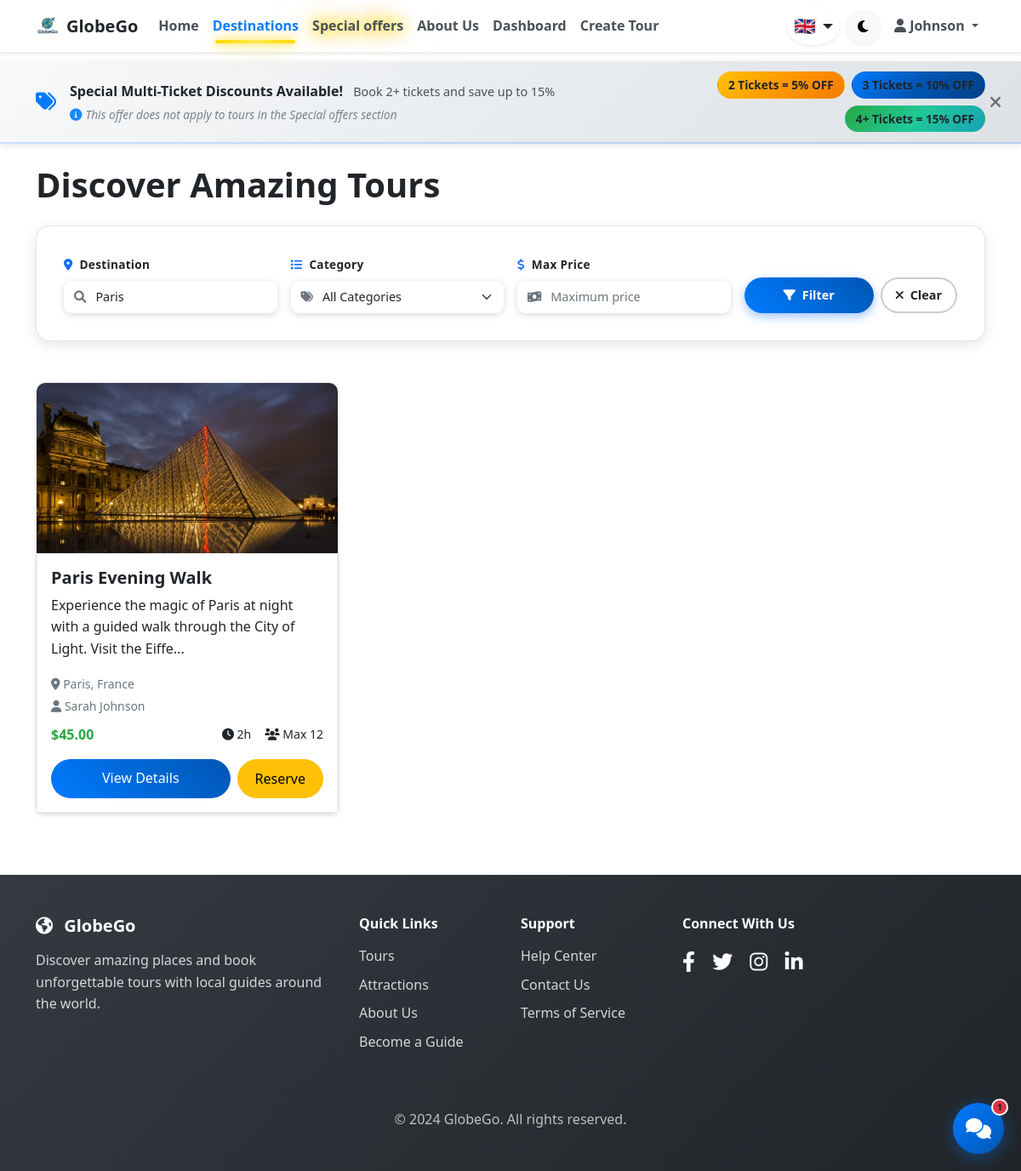
The page /tours.php?location=Paris (signed in) on the database its author committed.
### tables this page shows
CREATE TABLE tours (
    id INT AUTO_INCREMENT PRIMARY KEY,
    guide_id INT NOT NULL,
    attraction_id INT,
    title VARCHAR(255) NOT NULL,
    description TEXT NOT NULL,
    price DECIMAL(10,2) NOT NULL,
    duration_hours INT NOT NULL,
    max_participants INT NOT NULL,
    meeting_point VARCHAR(255) NOT NULL,
    category VARCHAR(100),
    image_url VARCHAR(255),
    status ENUM('active', 'inactive', 'cancelled') DEFAULT 'active',
    created_at TIMESTAMP DEFAULT CURRENT_TIMESTAMP,
    updated_at TIMESTAMP DEFAULT CURRENT_TIMESTAMP ON UPDATE CURRENT_TIMESTAMP,
    FOREIGN KEY (guide_id) REFERENCES users(id) ON DELETE CASCADE,
    FOREIGN KEY (attraction_id) REFERENCES attractions(id) ON DELETE SET NULL,
    INDEX idx_guide_id (guide_id),
    INDEX idx_attraction_id (attraction_id),
    INDEX idx_status (status),
    INDEX idx_category (category)
);

CREATE TABLE users (
    id INT AUTO_INCREMENT PRIMARY KEY,
    email VARCHAR(255) UNIQUE NOT NULL,
    password VARCHAR(255) NOT NULL,
    first_name VARCHAR(100) NOT NULL,
    last_name VARCHAR(100) NOT NULL,
    role ENUM('tourist', 'guide', 'admin') NOT NULL DEFAULT 'tourist',
    phone VARCHAR(20),
    profile_image VARCHAR(255),
    bio TEXT,
    languages VARCHAR(255),
    verified BOOLEAN DEFAULT FALSE,
    status ENUM('active', 'suspended', 'pending') DEFAULT 'active',
    created_at TIMESTAMP DEFAULT CURRENT_TIMESTAMP,
    updated_at TIMESTAMP DEFAULT CURRENT_TIMESTAMP ON UPDATE CURRENT_TIMESTAMP,
    INDEX idx_email (email),
    INDEX idx_role (role),
    INDEX idx_status (status)
);

### controllers/BaseController.php (called while the page is built, shortened)
<?php
require_once __DIR__ . '/../config/config.php';
class BaseController
{
    public function __construct(PDO $db)
    {
        $this->db = $db;
    }
    protected function render(string $view, array $data = [], ?string $pageTitle = null): void
    {
        include __DIR__ . '/../includes/header.php';
        include __DIR__ . '/../views/' . $view . '.php';
        include __DIR__ . '/../includes/footer.php';
    }
}

### controllers/TourController.php (called while the page is built, shortened)
<?php
require_once __DIR__ . '/BaseController.php';
require_once __DIR__ . '/../classes/Tour.php';
class TourController extends BaseController
{
    public function index(): void
    {
        $tour = new Tour($this->db);
        $filters = [];
        if (!empty($_GET['location'])) {
            $filters['location'] = sanitize($_GET['location']);
        }
        $tours = $tour->getTours($filters);
        $this->render('tours/index', [
            'tours' => $tours,
            'filters' => $filters,
        ], 'Tours');
    }
}

### tours.php (called while the page is built)
<?php
require_once __DIR__ . '/config/config.php';
require_once __DIR__ . '/controllers/TourController.php';
$database = new Database();
$db = $database->getConnection();
$controller = new TourController($db);
$controller->index();

### config/config.php (called while the page is built, shortened)
<?php
function isLoggedIn() {
    return isset($_SESSION['user_id']);
}
function getUserRole() {
    return $_SESSION['user_role'] ?? null;
}
function isAdmin() {
    return getUserRole() === 'admin';
}
function isTourist() {
    return getUserRole() === 'tourist';
}
function sanitize($data) {
    return htmlspecialchars(strip_tags(trim($data)));
}
function formatPrice($price) {
    return '$' . number_format($price, 2);
}
?>

### classes/Tour.php (called while the page is built, shortened)
<?php
require_once __DIR__ . '/../config/config.php';
class Tour {
    private $conn;
    private $table_name = "tours";
    public function __construct($db) {
        $this->conn = $db;
    }
    public function getTours($filters = []) {
        $query = "SELECT t.*, u.first_name, u.last_name, u.profile_image, a.name as attraction_name,
                  COALESCE(a.location, t.meeting_point, 'Location not specified') as location
                  FROM " . $this->table_name . " t
                  LEFT JOIN users u ON t.guide_id = u.id
                  LEFT JOIN attractions a ON t.attraction_id = a.id
                  WHERE t.status = 'active'";
        $params = [];
        if (!empty($filters['location'])) {
            $query .= " AND (
                        COALESCE(LOWER(a.location), '') LIKE LOWER(:location)
                        OR LOWER(t.title) LIKE LOWER(:location)
                        OR LOWER(t.description) LIKE LOWER(:location)
                        OR LOWER(t.meeting_point) LIKE LOWER(:location)
                       )";
            $params[':location'] = '%' . trim($filters['location']) . '%';
        }
        $query .= " ORDER BY t.created_at DESC";
        $stmt = $this->conn->prepare($query);
        foreach ($params as $key => $value) {
            $stmt->bindValue($key, $value);
        }
        $stmt->execute();
        return $stmt->fetchAll(PDO::FETCH_ASSOC);
    }
}
?>

### views/tours/index.php (the view, shortened to what this page needs)
<div class="container mt-4">
    <div class="row">
        <div class="col-12">
            <h1 class="mb-4">Discover Amazing Tours</h1>
        </div>
    </div>
    <div class="row mb-5">
        <div class="col-12">
            <div class="filter-container">
                <form method="GET" action="" class="tour-filter-form">
                    <div class="row g-3 align-items-end">
                        <div class="col-md-3">
                            <label for="location" class="form-label fw-semibold mb-2">
                                <i class="fas fa-map-marker-alt me-2 text-primary"></i>Destination
                            </label>
                            <div class="input-group">
                                <span class="input-group-text bg-white border-end-0">
                                    <i class="fas fa-search text-muted"></i>
                                </span>
                                <input type="text" class="form-control border-start-0 ps-0" id="location" name="location"
                                       value="<?php echo $_GET['location'] ?? ''; ?>" placeholder="Where do you want to go?">
                            </div>
                        </div>
                        <div class="col-md-3">
                            <label for="category" class="form-label fw-semibold mb-2">
                                <i class="fas fa-list me-2 text-primary"></i>Category
                            </label>
                            <div class="input-group">
                                <span class="input-group-text bg-white border-end-0">
                                    <i class="fas fa-tags text-muted"></i>
                                </span>
                                <select class="form-select border-start-0 ps-0" id="category" name="category">
                                    <option value="">All Categories</option>
                                </select>
                            </div>
                        </div>
                        <div class="col-md-3">
                            <label for="max_price" class="form-label fw-semibold mb-2">
                                <i class="fas fa-dollar-sign me-2 text-primary"></i>Max Price
                            </label>
                            <div class="input-group">
                                <span class="input-group-text bg-white border-end-0">
                                    <i class="fas fa-money-bill-wave text-muted"></i>
                                </span>
                                <input type="number" class="form-control border-start-0 ps-0" id="max_price" name="max_price"
                                       value="<?php echo $_GET['max_price'] ?? ''; ?>" placeholder="Maximum price">
                            </div>
                        </div>
                        <div class="col-md-3">
                            <div class="d-flex gap-2">
                                <button type="submit" class="btn btn-primary flex-fill">
                                    <i class="fas fa-filter me-2"></i>Filter
                                </button>
                                <a href="tours.php" class="btn btn-outline-light">
                                    <i class="fas fa-times me-2"></i>Clear
                                </a>
                            </div>
                        </div>
                    </div>
                </form>
            </div>
        </div>
    </div>
    <div class="row">
        <?php if (empty($tours)): ?>
            <div class="col-12">
                <div class="alert alert-info text-center">
                    <h4>No tours found</h4>
                    <p>Try adjusting your filters or <a href="guide/create-tour.php">become a guide</a> to create the first tour!</p>
                </div>
            </div>
        <?php else: ?>
            <?php
            $tour_count = 0;
            foreach ($tours as $tour_item):
                $tour_count++;
                $is_hidden = $tour_count > 6 ? 'tour-item-hidden' : '';
            ?>
            <div class="col-lg-4 col-md-6 mb-4 tour-item <?php echo $is_hidden; ?>" data-tour-index="<?php echo $tour_count; ?>">
                <div class="card h-100 shadow-sm">
                    <?php
                    $tour_image_url = $tour_item['image_url'] ?: 'assets/images/default-tour.jpg';
                    if (!filter_var($tour_image_url, FILTER_VALIDATE_URL) && !empty($tour_image_url)) {
                        if (substr($tour_image_url, 0, 1) === '/') {
                            $tour_image_url = SITE_URL . $tour_image_url;
                        } else {
                            $tour_image_url = SITE_URL . '/' . ltrim($tour_image_url, '/');
                        }
                    }
                    ?>
                    <img src="<?php echo htmlspecialchars($tour_image_url); ?>"
                         class="card-img-top" alt="<?php echo htmlspecialchars($tour_item['title']); ?>" style="height: 200px; object-fit: cover;"
                         onerror="this.onerror=null; this.src='<?php echo SITE_URL; ?>/assets/images/default-tour.jpg';">
                    <div class="card-body d-flex flex-column">
                        <h5 class="card-title"><?php echo $tour_item['title']; ?></h5>
                        <p class="card-text flex-grow-1"><?php echo substr($tour_item['description'], 0, 100) . '...'; ?></p>
                        <div class="mb-2">
                            <small class="text-muted">
                                <i class="fas fa-map-marker-alt"></i> <?php echo !empty($tour_item['location']) ? htmlspecialchars($tour_item['location']) : 'Location not specified'; ?><br>
                                <i class="fas fa-user"></i> <?php echo $tour_item['first_name'] . ' ' . $tour_item['last_name']; ?>
                            </small>
                        </div>
                        <div class="d-flex justify-content-between align-items-center mb-3">
                            <span class="text-price fw-bold"><?php echo formatPrice($tour_item['price']); ?></span>
                            <small class="text-muted d-flex align-items-center gap-3">
                                <span><i class="fas fa-clock"></i> <?php echo $tour_item['duration_hours']; ?>h</span>
                                <span><i class="fas fa-users"></i> Max <?php echo $tour_item['max_participants']; ?></span>
                            </small>
                        </div>
                        <div class="d-flex gap-2">
                            <a href="tour-details.php?id=<?php echo $tour_item['id']; ?>" class="btn btn-primary flex-grow-1">View Details</a>
                            <?php if (!isAdmin()): ?>
                                <?php if (isLoggedIn() && isTourist()): ?>
                                    <a href="reserve-tour.php?id=<?php echo $tour_item['id']; ?>" class="btn btn-warning">Reserve</a>
                                <?php else: ?>
                                    <a href="auth/login.php?redirect=reserve-tour.php?id=<?php echo $tour_item['id']; ?>" class="btn btn-warning">Reserve</a>
                                <?php endif; ?>
                            <?php endif; ?>
                        </div>
                    </div>
                </div>
            </div>
            <?php endforeach; ?>
        <?php endif; ?>
    </div>
</div>

### assets/css/style.css (style rules this page uses)
:root { --primary-color: #007bff; --secondary-color: #6c757d; --success-color: #28a745; --danger-color: #dc3545; --warning-color: #ffc107; --info-color: #17a2b8; --light-color: #f8f9fa; --dark-color: #343a40; --text-color: #212529; --muted-text-color: #6c757d; }
body { font-family: 'Segoe UI', Tahoma, Geneva, Verdana, sans-serif; line-height: 1.6; color: var(--text-color); background-color: #ffffff; padding-top: 72px; user-select: none; -webkit-user-select: none; -moz-user-select: none; -ms-user-select: none; }
body:not(.dark) { background-color: #ffffff; color: #212529; }
body:not(.dark) h1, body:not(.dark) h2, body:not(.dark) h3, body:not(.dark) h4, body:not(.dark) h5, body:not(.dark) h6 { color: #212529; font-weight: 600; }
body:not(.dark) p, body:not(.dark) span, body:not(.dark) div, body:not(.dark) label { color: #212529; }
input, textarea, [contenteditable="true"], .selectable { user-select: text; -webkit-user-select: text; -moz-user-select: text; -ms-user-select: text; cursor: text; }
.card { border: none; border-radius: 10px; transition: transform 0.3s ease, box-shadow 0.3s ease; }
.card-img-top { border-radius: 10px 10px 0 0; }
.btn { border-radius: 25px; padding: 10px 20px; font-weight: 500; transition: all 0.3s ease; }
.btn-primary { background: linear-gradient(45deg, #007bff, #0056b3); border: none; }
body:not(.dark) .card, body:not(.dark) .card-body { background-color: #ffffff; color: #212529; border: 1px solid #e9ecef; box-shadow: 0 2px 8px rgba(0, 0, 0, 0.08); }
body:not(.dark) .text-muted { color: #6c757d !important; }
.form-control, .form-select { border-radius: 8px; border: 2px solid #e9ecef; transition: border-color 0.3s ease; background-color: #ffffff; color: #212529; }
body:not(.dark) .form-control, body:not(.dark) .form-select { background-color: #ffffff; color: #212529; border-color: #ced4da; }
body:not(.dark) .form-control::placeholder { color: #6c757d; }
.text-price, .price-text, .card .text-price, .card-body .text-price, body.dark .text-price, body.dark .card .text-price, body.dark .card-body .text-price, span.text-price { color: #28a745 !important; font-weight: 600; }
.fade-in { animation: fadeIn 0.5s ease-in; }

### views/tours/index.php (style rules this page uses)
.filter-container { background: #ffffff; border-radius: 16px; padding: 2rem; box-shadow: 0 4px 16px rgba(0, 0, 0, 0.1); border: 1px solid rgba(0, 0, 0, 0.1); overflow: visible; }
.tour-filter-form .form-label { color: #495057; font-size: 0.85rem; letter-spacing: 0.3px; margin-bottom: 0.5rem; font-weight: 600; }
body:not(.dark) .tour-filter-form .form-label { color: #212529 !important; }
.tour-filter-form .input-group { box-shadow: 0 2px 8px rgba(0, 0, 0, 0.15); border-radius: 10px; overflow: hidden; transition: all 0.3s ease; }
.tour-filter-form .input-group-text { border: none; padding: 0.5rem 0.75rem; font-size: 0.9rem; }
.tour-filter-form .form-control, .tour-filter-form .form-select { border: none; padding: 0.5rem 0.75rem; background-color: #fff; font-size: 0.9rem; transition: all 0.3s ease; color: #212529; }
.tour-filter-form .btn-primary { box-shadow: 0 4px 12px rgba(13, 110, 253, 0.4); transition: all 0.3s ease; font-weight: 600; padding: 0.5rem 1rem; font-size: 0.9rem; height: auto; }
.tour-filter-form .btn-outline-light { border: 2px solid rgba(0, 0, 0, 0.2); color: #212529; background-color: #ffffff; font-weight: 600; transition: all 0.3s ease; padding: 0.5rem 1rem; font-size: 0.9rem; height: auto; }

### rows shown on the page
tours: image_url (picture), title "Paris Evening Walk", description "Experience the magic of Paris at night with a guided walk through the City of Light. Visit the Eiffe", location "Paris, France", guide.first_name "Sarah", guide.last_name "Johnson", price "$45.00", duration_hours "2", max_participants "12"

### other values the page prints
$item['text'] "Home"
$item['text'] "Destinations"
$item['text'] "Special offers"
$item['text'] "About Us"
Language::t('nav.dashboard') "Dashboard"
Language::t('nav.create_tour') "Create Tour"
Language::getLanguageFlag() "🇬🇧"
$_SESSION['user_name'] "Johnson"
Language::t('home.discount_banner_title') "Special Multi-Ticket Discounts Available!"
Language::t('home.discount_banner_text') "Book 2+ tickets and save up to 15%"
Language::t('home.discount_banner_disclaimer') "This offer does not apply to tours in the Special offers section"
Language::t('home.tickets_2') "2 Tickets"
Language::t('home.tickets_3') "3 Tickets"
Language::t('home.tickets_4') "4+ Tickets"
Language::t('footer.description') "Discover amazing places and book unforgettable tours with local guides around the world."
